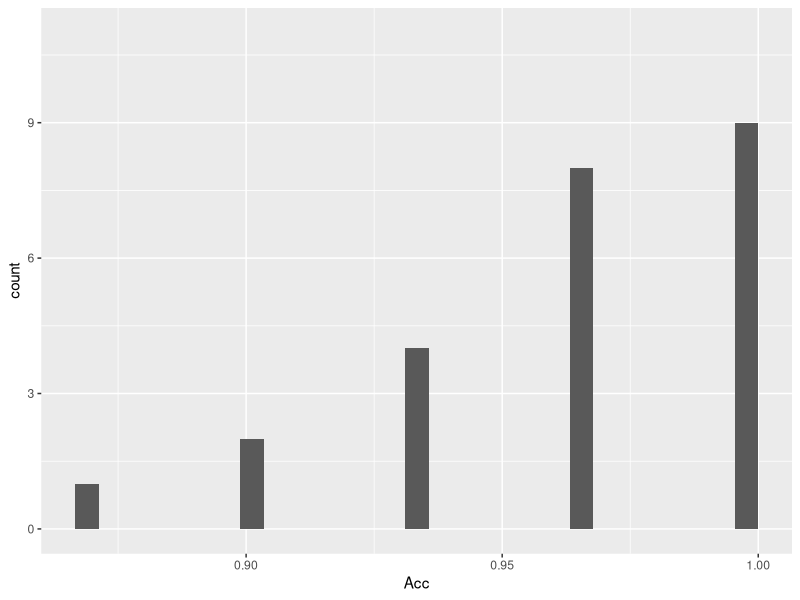
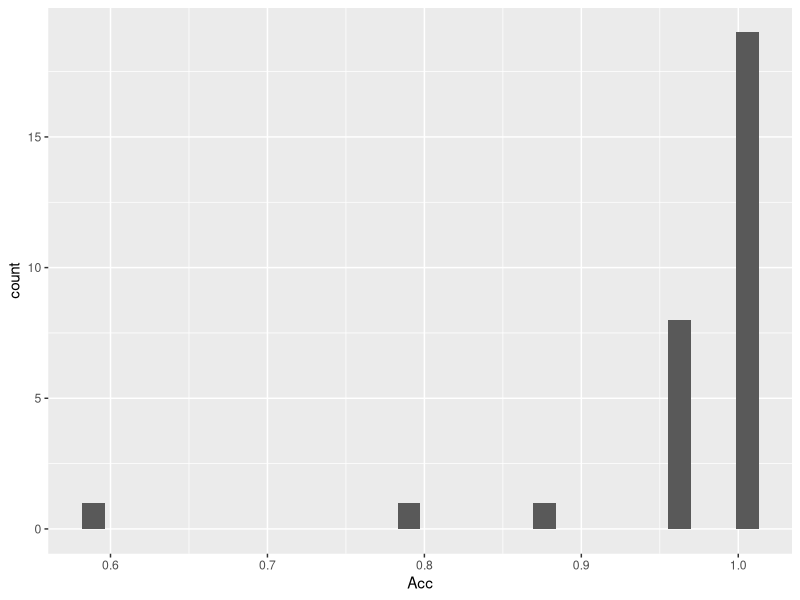
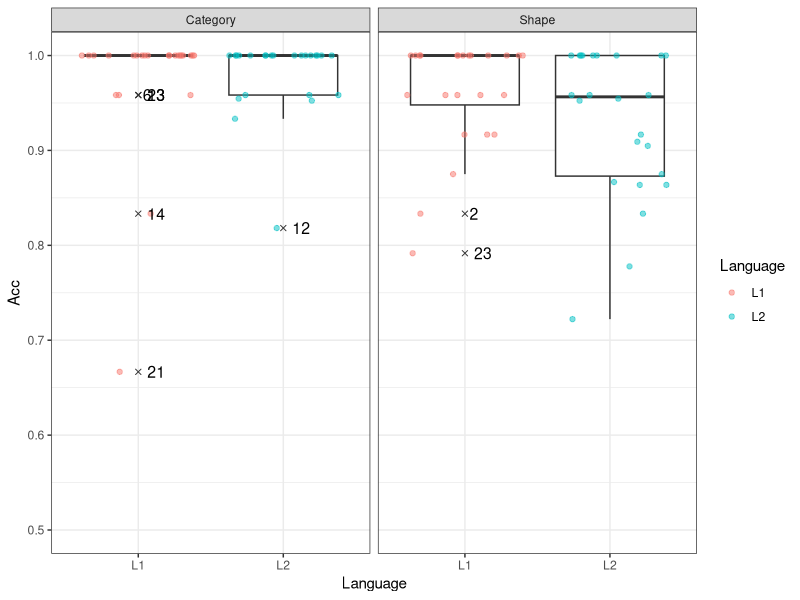
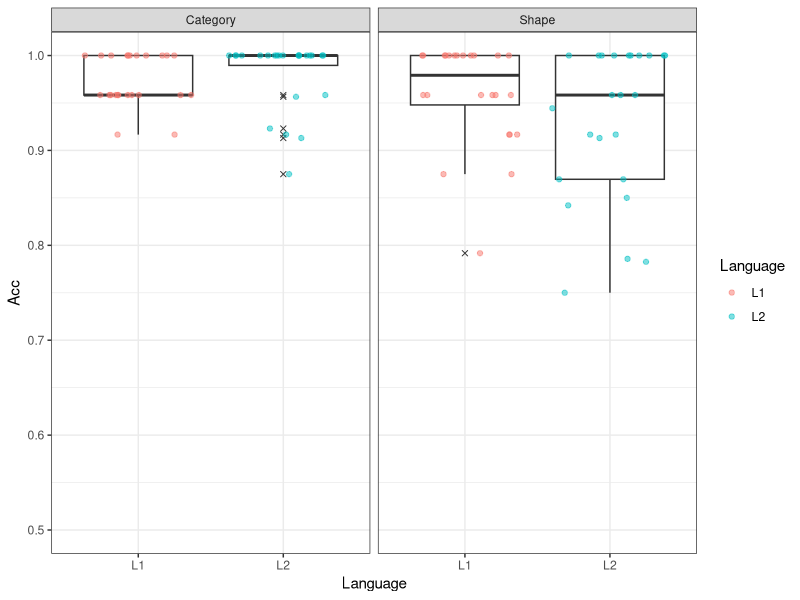

These charts were generated, in order, by the following R code: (Note: this script raises an error after producing the figures.)
## ---- chunk 1
knitr::opts_chunk$set(echo = TRUE)
library(knitr)
library(dplyr)
library(ggplot2)
library(GGally)
library(tidyr)
library(lme4)
## ---- chunk 2
# Matching task
d_match <- read.csv("../data/data_matching-task.csv", fileEncoding = "UTF-8")
head(d_match)
## ---- chunk 3
# form/category task -- two versions to choose from (uncomment/comment one)

# # full version
# d_fc <- read.csv("../data/data_form-category-task.csv", fileEncoding = "UTF-8")

# cleaned version (see "~/data/process_data.Rmd" for details)
d_fc <- read.csv("../data/data_form-category-task_cleaned.csv", fileEncoding = "UTF-8")

head(d_fc)
## ---- chunk 4
backgr <- read.csv("../data/participant-background.csv", fileEncoding = "UTF-8")
head(backgr)
## ---- chunk 5
d_infe <- read.csv("../data/data_inference-task.csv", fileEncoding = "UTF-8")
head(d_infe)
## ---- chunk 6
head(d_match)
## ---- chunk 7
d_match %>% group_by(Subject) %>% summarise(Acc = mean(Score)) %>%
  ggplot(aes(x = Acc)) + geom_histogram() + ylim(0, 11)
## ---- chunk 8
d_match$Error <- ifelse(d_match$Score == 1, 0, 1)
d_match %>% group_by(Subject) %>% 
  summarise(NbErrors = sum(Error)) %>%
  group_by(NbErrors) %>%
  summarise(Freq = n()) %>%
  kable
## ---- chunk 9
d_match %>% group_by(TargetWord) %>% summarise(Acc = mean(Score)) %>%
  ggplot(aes(x = Acc)) + geom_histogram()
## ---- chunk 10
d_match %>% group_by(TargetWord) %>% 
  summarise(NbErrors = sum(Error)) %>%
  arrange(- NbErrors) %>%
  print(n = 12)
## ---- chunk 11
d_fc_subj <- d_fc %>% 
  group_by(Subject, Task, Language) %>%
  summarise(Acc = mean(Score))
## ---- chunk 12
d_fc_subj <- d_fc %>% 
  group_by(Subject, Task, Language) %>%
  summarise(Acc = mean(Score))

# To be able to plot the label names of outliers (SPSS does it by default), we
# adapt the solution proposed in
# https://stackoverflow.com/questions/33524669/labeling-outliers-of-boxplots-in-r
is_outlier <- function(x) {
  return(x < quantile(x, 0.25) - 1.5 * IQR(x) | x > quantile(x, 0.75) + 1.5 * IQR(x))
}
# Outlier contains a subject ID if they are an outlier for a task-language combo
d_fc_subj <- d_fc_subj %>%
  group_by(Task, Language) %>%
  mutate(Outlier = ifelse(is_outlier(Acc), Subject, as.numeric(NA)))
head(d_fc_subj)
## ---- chunk 13

ggplot(d_fc_subj, aes(x = Language, y = Acc)) +
  geom_boxplot(outlier.shape = 4) +
  geom_jitter(height = 0, alpha = .5, aes(colour = Language)) +
  geom_text(aes(label = Outlier), na.rm = TRUE, hjust = -0.5, size = 4) +
  facet_grid(. ~ Task) +
  ylim(.5, 1) +
  theme_bw()
## ---- chunk 14
d_fc_item <- d_fc %>% 
  group_by(ItemID, Task, Language) %>%
  summarise(Acc = mean(Score))
head(d_fc_item)
## ---- chunk 15
ggplot(d_fc_item, aes(x = Language, y = Acc)) +
  geom_boxplot(outlier.shape = 4) +
  geom_jitter(height = 0, alpha = .5, aes(colour = Language)) +
  facet_grid(. ~ Task) +
  ylim(.5, 1) +
  theme_bw()

## ---- chunk 16
# Sum coding for factors
# Task
contrasts(d_fc$Task) <- contr.sum(2)
colnames(contrasts(d_fc$Task)) <- "Categ_vs_Shape"
contrasts(d_fc$Task)
# Language
contrasts(d_fc$Language) <- - contr.sum(2)
colnames(contrasts(d_fc$Language)) <- "L2_vs_L1"
contrasts(d_fc$Language)
## ---- chunk 17
# fail to converge...

# fm_fc <- glmer(Score ~ Task * Language +
#                  (Task * Language | Subject) +
#                  (Task * Language | ItemID),
#                data = d_fc,
#                family = "binomial")

# fm_fc <- glmer(Score ~ Task * Language +
#                  (Task * Language | Subject) +
#                  (Task + Language | ItemID),
#                data = d_fc,
#                family = "binomial")

# The only model I can get to converge with any random slope by subjects:
# fm_fc7 <- glmer(Score ~ Task * Language +
#                   (1 + Task | Subject) +
#                   (1 | ItemID),
#                 data = d_fc,
#                 family = "binomial")
# summary(fm_fc7)
## ---- chunk 18
ggpairs(backgr[, c(2, 4:7)], lower = list(continuous = "smooth"))
## ---- chunk 19
ggplot(backgr, aes(x = LexTale)) + geom_histogram(binwidth = .05)
## ---- chunk 20
# Subset form/category task data in L2 only:
d_fc_l2 <- d_fc_subj %>% select(-Outlier) %>% filter(Language == "L2")
# Add their proficiency scores:
d_fc_l2 <- left_join(d_fc_l2, backgr %>% select(Subject, LexTale))
## ---- chunk 21
ggplot(d_fc_l2, aes(x = LexTale, y = Acc, colour = Task)) +
  geom_point() +
  geom_smooth(method = "lm")
## ---- chunk 22
by(d_fc_l2, d_fc_l2$Task, function(df) with(df, cor.test(Acc, LexTale)))
## ---- chunk 23
d_infe_subj <- d_infe %>% 
  group_by(Subject, Language, Type) %>%
  summarise(Acc = mean(Score))
head(d_infe_subj)
## ---- chunk 24
ggplot(d_infe_subj, aes(x = Language, y = Acc)) +
  geom_boxplot(outlier.shape = 4) +
  geom_jitter(height = 0, alpha = .5, aes(colour = Language)) +
  facet_grid(. ~ Type) +
  ylim(0, 1) +
  geom_hline(yintercept = .5, linetype = "dotted") +
  theme_bw()
## ---- chunk 25
d_infe %>%
  mutate(Val = ifelse(Valid == 1, "valid", "invalid")) %>%
  group_by(Subject, Language, Type, Val) %>%
  summarise(Acc = mean(Score)) %>%
  ggplot(aes(x = Language, y = Acc)) +
  geom_boxplot(outlier.shape = 4) +
  geom_jitter(height = 0, alpha = .5, aes(colour = Language)) +
  facet_grid(Type ~ Val) +
  ylim(0, 1) +
  geom_hline(yintercept = .5, linetype = "dotted") +
  theme_bw()
## ---- chunk 26
d_infe_ite <- d_infe %>%
  mutate(Val = ifelse(Valid == 1, "valid", "invalid")) %>%
  group_by(InferPattern, Language, Type, Val) %>%
  summarise(Acc = mean(Score))

ggplot(d_infe_ite, aes(x = Language, y = Acc)) +
  geom_boxplot(outlier.shape = 4) +
  geom_jitter(height = 0, alpha = .5, aes(colour = Language)) +
  facet_grid(. ~ Type) +
  ylim(0, 1) +
  geom_hline(yintercept = .5, linetype = "dotted") +
  theme_bw()
## ---- chunk 27
ggplot(d_infe_ite, aes(x = Language, y = Acc)) +
  geom_boxplot(outlier.shape = 4) +
  geom_jitter(height = 0, alpha = .5, aes(colour = Val)) +
  facet_grid(. ~ Type) +
  ylim(0, 1) +
  geom_hline(yintercept = .5, linetype = "dotted") +
  theme_bw()
## ---- chunk 28
ggplot(d_infe_ite, aes(x = Language, y = Acc)) +
  geom_boxplot(outlier.shape = 4) +
  geom_jitter(height = 0, alpha = .5, aes(colour = Language)) +
  facet_grid(Type ~ Val) +
  ylim(0, 1) +
  geom_hline(yintercept = .5, linetype = "dotted") +
  theme_bw()
## ---- chunk 29
# Compute by speaker averages for later plotting and add that to data frame
mean_RT <- d_infe %>% group_by(Subject) %>% 
  summarise(Mean_RT = mean(RT),
            Median_RT = median(RT))
d_infe <- left_join(d_infe, mean_RT)
# Order Subject levels according to Median_RT
d_infe$Subject <- factor(d_infe$Subject, levels = mean_RT$Subject[order(mean_RT$Median_RT)])
## ---- chunk 30
ggplot(d_infe, aes(x = Language, y = RT)) +
  geom_boxplot() +
  facet_wrap(~ Subject) +
  geom_hline(aes(yintercept = Mean_RT), linetype = "dotted", colour = "red") +
  geom_hline(aes(yintercept = Median_RT), linetype = "dashed", colour = "blue") +
  theme_bw()
## ---- chunk 31
summary(d_infe$RT)
## ---- chunk 32
ggplot(d_infe, aes(x = Language, y = RT)) +
  geom_boxplot() +
  facet_wrap(~ Subject) +
  geom_hline(aes(yintercept = Mean_RT), linetype = "dotted", colour = "red") +
  geom_hline(aes(yintercept = Median_RT), linetype = "dashed", colour = "blue") +
  ylim(-0.5, 10) +
  theme_bw()
## ---- chunk 33
ggplot(d_infe, aes(x = factor(Score), y = RT)) +
  geom_boxplot() +
  facet_grid(. ~ Language)
## ---- chunk 34
d_infe %>% group_by(Language, Score) %>% 
  summarise(Mean_RT = mean(RT), SD_RT = sd(RT)) %>%
  kable
## ---- chunk 35
table(d_infe$Score)
## ---- chunk 36
d_infe %>%
  mutate(Error = ifelse(Score == 0, 1, 0)) %>%
  group_by(Subject) %>%
  summarise(nbErrors = sum(Error), nbObs = n()) %>%
  mutate(dataLossPerc = round(100 * nbErrors / nbObs)) %>%
  arrange(-nbErrors) %>%
  select(Subject, nbErrors, dataLossPerc) %>%
  print(n = 24)
## ---- chunk 37
d_infe %>%
  mutate(Error = ifelse(Score == 0, 1, 0)) %>%
  group_by(Subject, Language) %>%
  summarise(nbErrors = sum(Error), nbObs = n()) %>%
  mutate(dataLossPerc = round(100 * nbErrors / nbObs)) %>%
  arrange(-nbErrors) %>%
  select(Subject, Language, nbErrors, dataLossPerc)
## ---- chunk 38
d_infe_corr <- d_infe %>% filter(Score == 1)
## ---- chunk 39
d_infe %>%
  mutate(Error = ifelse(Score == 0, 1, 0)) %>%
  group_by(InferPattern, Type) %>%
  summarise(nbErrors = sum(Error), nbObs = n()) %>%
  mutate(dataLossPerc = round(100 * nbErrors / nbObs)) %>%
  arrange(-nbErrors) %>%
  select(InferPattern, nbErrors, dataLossPerc)
## ---- chunk 40
d_infe_corr <- d_infe %>% filter(Score == 1)
## ---- chunk 41
# Following
# http://www.cookbook-r.com/Graphs/Plotting_distributions_(ggplot2)/
ggplot(d_infe_corr, aes(x = RT)) + 
  geom_histogram(aes(y=..density..),  # Histogram with density instead of count on y-axis
                 binwidth=.5, colour="black", fill="white") +
  geom_density(alpha=.2, fill="#FF6666")  # Overlay with transparent density plot
## ---- chunk 42
# Because log of negative number is not defined, we somewhat arbitrarily add
# 0.5 to all RTs (just a shift in scale) to make them all positive:
d_infe_corr$logRT <- log(d_infe_corr$RT + 0.5)
ggplot(d_infe_corr, aes(x = logRT)) + 
  geom_histogram(aes(y=..density..),  # Histogram with density instead of count on y-axis
                 binwidth=.5, colour="black", fill="white") +
  geom_density(alpha=.2, fill="#FF6666")  # Overlay with transparent density plot
## ---- chunk 43
# Compute by speaker averages and medians for logRT
mean_logRT <- d_infe_corr %>% group_by(Subject) %>% 
  summarise(Mean_logRT = mean(logRT),
            Median_logRT = median(logRT))
d_infe_corr <- left_join(d_infe_corr, mean_logRT)
# Order Subject levels according to Median_logRT now
d_infe_corr$Subject <- factor(
  d_infe_corr$Subject, 
  levels = mean_logRT$Subject[order(mean_logRT$Median_logRT)]
  )
## ---- chunk 44
ggplot(d_infe_corr, aes(x = Language, y = logRT)) +
  geom_boxplot() +
  facet_wrap(~ Subject) +
  geom_hline(aes(yintercept = Mean_logRT), linetype = "dotted", colour = "red") +
  geom_hline(aes(yintercept = Median_logRT), linetype = "dashed", colour = "blue") +
  theme_bw()
## ---- chunk 45
# Summarize RTs by subject
rt_subj <- d_infe_corr %>%
  group_by(Subject, Language, Type) %>%
  summarise(logRT = mean(logRT))
head(rt_subj, 7)
## ---- chunk 46
ggplot(rt_subj, aes(x = Language, y = logRT, colour = Language)) +
  geom_boxplot() +
  facet_grid(. ~ Type)
## ---- chunk 47
sem_fun <- function(x) sd(x) / sqrt(length(x))
rt_subj_summ <- rt_subj %>%
  group_by(Language, Type) %>%
  summarise(M = mean(logRT), SE = sem_fun(logRT))
rt_subj_summ
## ---- chunk 48
ggplot(rt_subj_summ, aes(x = Language, y = M, colour = Language)) +
  geom_point(size = 2) +
  geom_errorbar(aes(ymin = M - 1.96 * SE, ymax = M + 1.96 * SE), width = .25,
                size = 1) +
  facet_grid(. ~ Type) +
  theme_bw()
## ---- chunk 49
ggplot(rt_subj_summ, aes(x = Language, y = M)) +
  geom_point(size = 2) +
  geom_errorbar(aes(ymin = M - 1.96 * SE, ymax = M + 1.96 * SE), width = .25,
                size = 1) +
  geom_jitter(data = rt_subj, aes(y = logRT, colour = Language), height = 0, 
              alpha = .4) +
  facet_grid(. ~ Type) +
  theme_bw()
## ---- chunk 50
ggplot(rt_subj_summ, aes(x = Language, y = M)) +
  geom_point(size = 2) +
  geom_errorbar(aes(ymin = M - 1.96 * SE, ymax = M + 1.96 * SE), width = .25,
                size = 1) +
  geom_jitter(data = rt_subj, aes(y = logRT, colour = Language), height = 0, 
              alpha = .4) +
  geom_line(data = rt_subj, aes(y = logRT, group = Subject), alpha = .3) +
  facet_grid(. ~ Type) +
  theme_bw()
## ---- chunk 51
# Sum coding for Language
contrasts(d_infe_corr$Language) <- - contr.sum(2)
colnames(contrasts(d_infe_corr$Language)) <- "L2_vs_L1"
contrasts(d_infe_corr$Language)

# Type, with 2 possibilities
# 1) Helmert coding
contrasts(d_infe_corr$Type) <- contr.helmert(3)
colnames(contrasts(d_infe_corr$Type)) <- c("Spat_vs_Cont", "Visual_vs_rest")
contrasts(d_infe_corr$Type)
contrasts(d_infe_corr$Language)
# # 2) Treatment/dummy coding
# d_infe_corr$Type <- factor(d_infe_corr$Type, 
#                            levels = c( "Visual", "Control", "Visuospatial"))
# contrasts(d_infe_corr$Type) <- contr.treatment(3)
# colnames(contrasts(d_infe_corr$Type)) <- c("Contr-vs-Visu", "Spat-vs-Visu")
# contrasts(d_infe_corr$Type)
## ---- chunk 52
# # Model with critical interaction
# fm_RT <- lmer(logRT ~ Language * Type +
#                 (1 + Language * Type | Subject) +
#                 (1 + Language * Type | InferPattern),
#               data = d_infe_corr, REML = FALSE)
# summary(fm_RT)
# # Model WITHOUT critical interaction
# fm_RT_nointeract <- lmer(logRT ~ Language + Type +
#                            (1 + Language * Type | Subject) +
#                            (1 + Language * Type | InferPattern),
#                          data = d_infe_corr, REML = FALSE)
# summary(fm_RT_nointeract)
## ---- chunk 53
# anova(fm_RT, fm_RT_nointeract)
## ---- chunk 54
RTs_proficiency <- d_infe_corr %>%
  filter(Type == "Visual") %>%
  group_by(Subject, Language) %>%
  summarise(M = mean(logRT)) %>%
  # From long to wide
  spread(Language, M) %>%
  # compute difference
  mutate(L1_minus_L2 = L1 - L2) %>%
  # Join with information about proficiency and accuracy in the shape task
  left_join(d_fc_l2 %>%
              ungroup() %>%
              mutate(Subject = as.character(Subject)) %>% 
              filter(Task == "Shape") %>% 
              select(Subject, Acc, LexTale))
head(RTs_proficiency)
## ---- chunk 55
ggplot(RTs_proficiency, aes(x = LexTale, y = L1_minus_L2)) +
  geom_point() +
  geom_smooth(method = "lm")
## ---- chunk 56
with(RTs_proficiency, cor.test(L1_minus_L2, LexTale))
## ---- chunk 57
ggplot(RTs_proficiency, aes(x = Acc, y = L1_minus_L2)) +
  geom_point() +
  geom_smooth(method = "lm")
